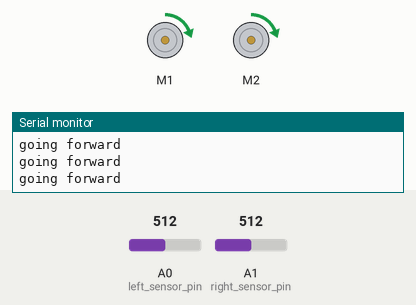
A sketch run on a simulated Arduino Uno, built with avr-gcc and run on an emulated ATmega328P. On the bench: 2 × DC motor (green arrow = forward, orange = backward, longer = faster), the last lines printed to the serial monitor. Inputs (shaded band) come from the test bench; at power-on: A0 (left_sensor_pin) = 512, A1 (right_sensor_pin) = 512.

Above: at 4.2 s.
4.3 s: A0 (left_sensor_pin) set to 738
5.8 s: A0 (left_sensor_pin) set to 764
At 6.5 s:
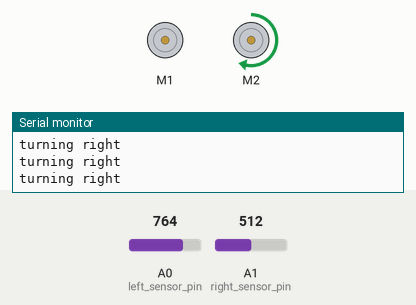
7.3 s: A1 (right_sensor_pin) set to 832
10.3 s: A1 (right_sensor_pin) set to 858
At 11.3 s:
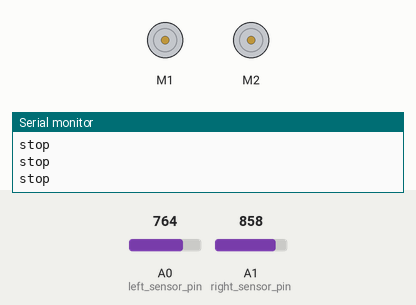
11.8 s: A0 (left_sensor_pin) set to 716
At 12.7 s:
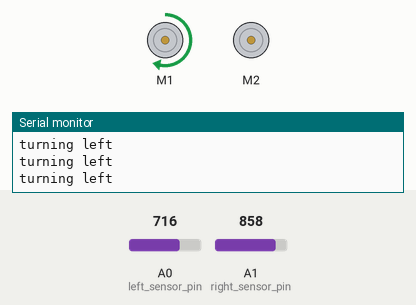
13.3 s: A0 (left_sensor_pin) set to 900
At 13.6 s:
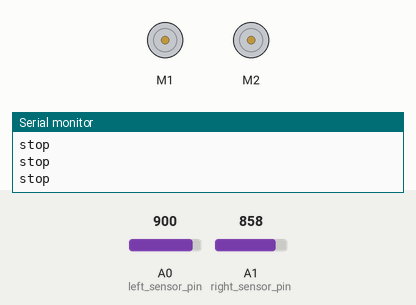
Timing chart, 0 to 15.8 s (numbered marks = the images above; inputs shaded):
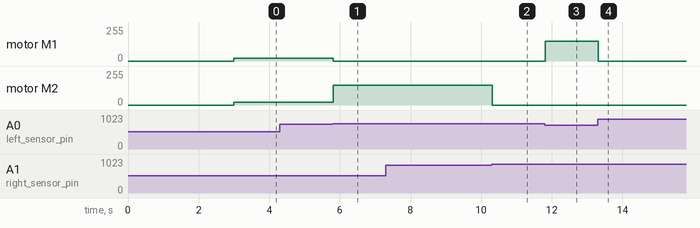

Measured:
- the behaviour switches between 750 and 751 on A0 (left_sensor_pin) (found by bisection; images 0 and 1)
- the behaviour switches between 850 and 851 on A1 (right_sensor_pin) (found by bisection; images 1 and 2)
- after the input at 5.8 s, motor M1: forward 20/255 → stopped at once; motor M2: forward 20/255 → forward 150/255 at once
- after the input at 10.3 s, motor M2: forward 150/255 → stopped at once
- after the input at 11.8 s, motor M1: stopped → forward 150/255 at once
- after the input at 13.3 s, motor M1: forward 150/255 → stopped at once

The sketch:

line_follower.ino
```cpp
#include <Wire.h>
#include <Adafruit_MotorShield.h>
#include "utility/Adafruit_MS_PWMServoDriver.h"

//creating objects
Adafruit_MotorShield AFMS = Adafruit_MotorShield(); //this may need to move, may need reconfiguring
Adafruit_DCMotor *Left = AFMS.getMotor(1); //motor from port 1
Adafruit_DCMotor *Right = AFMS.getMotor(2); //motor from port 2

  int vSpeed = 20;        // MAX 255
  int turn_speed = 150;    // MAX 255, for wheel on inside of turn
  int turn_delay = 20;
  int n1=850;              // Right sensor value for yes/no line detection
  int n2=750;               //Left sensor value for yes/no line detection


//Sensor Connection
  const int left_sensor_pin =A0;
  const int right_sensor_pin =A1;

  int left_sensor_state;
  int right_sensor_state;


void setup() {

  Serial.begin(9600);
  AFMS.begin();  //begins motor shield

  delay(3000);

}

void loop() {


left_sensor_state = analogRead(left_sensor_pin);
right_sensor_state = analogRead(right_sensor_pin);

if(right_sensor_state < n1 && left_sensor_state > n2)
{
  Serial.println("turning right");

  Left->run(FORWARD);
  Right->run(FORWARD);

  Left->setSpeed(0); //speed set Left
  Right->setSpeed(turn_speed); //turn set Right


  delay(turn_delay);
  }
if(right_sensor_state > n1 && left_sensor_state < n2)
{
  Serial.println("turning left");

  Left->run(FORWARD);
  Right->run(FORWARD);

  Right->setSpeed(0); //speed set Right
  Left->setSpeed(turn_speed); //turn set Left

  delay(turn_delay);
  }

if(right_sensor_state < n1 && left_sensor_state < n2)
{
  Serial.println("going forward");

  Left->run(FORWARD);
  Right->run(FORWARD);

  Left->setSpeed(vSpeed); //speed set Left
  Right->setSpeed(vSpeed); //speed set Right

  delay(turn_delay);

  }

if(right_sensor_state > n1 && left_sensor_state > n2)
{
  Serial.println("stop");

  Left->run(RELEASE);
  Right->run(RELEASE);

  Left->setSpeed(0); //speed set Left, stop
  Right->setSpeed(0); //speed set Right, stop

  }

}
```
